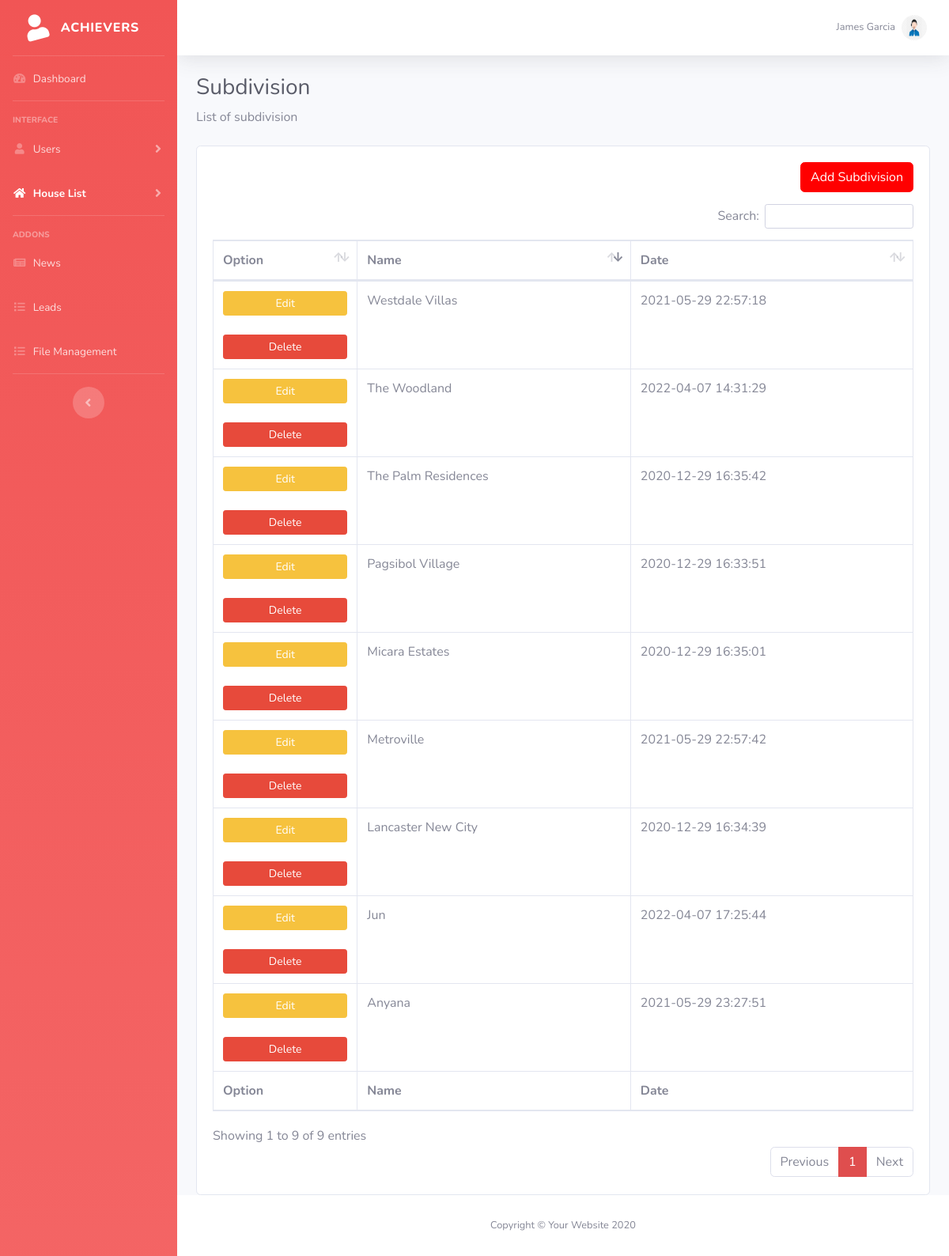
Screenshot of /index.php/admin/subdivision (signed in) with the database file from the repository.
### tables this page shows
CREATE TABLE `subdivision` (
  `sub_id` int(10) NOT NULL,
  `sub_name` longtext NOT NULL,
  `sub_date` datetime NOT NULL
);

### application/controllers/Admin.php (called while the page is built, shortened)
<?php
class Admin extends CI_Controller {
	public function __construct(){
		$this->load->model('file');
	}
	public function subdivision()
	{
		$data = array(
				'title'	=> 'Admin | '.myadmintitle(),
				'page'	=> 'subdivision',
				'subd'	=> get_subdivision(),
		);
		$this->load->view('admin/global/header',$data);
		$this->load->view('admin/global/nav',$data);
		$this->load->view('admin/subdivision',$data);
		$this->load->view('admin/global/footer',$data);
	}
}

### index.php (called while the page is built, shortened)
<?php
require_once BASEPATH.'core/CodeIgniter.php';

### application/helpers/admin_helper.php (called while the page is built, shortened)
<?php
if(!function_exists('mysession_admin')){
	function mysession_admin(){
		$CI =& get_instance();
		return $CI->session->userdata('admin');
	}
}
if(!function_exists('get_admin_data_field')){
	function get_admin_data_field($field){
		$CI =& get_instance();
		$CI->db->select('*');
		$CI->db->from('admin');
		$CI->db->where(array('admin_id'=>mysession_admin()));
		$query = $CI->db->get()->result_array();
		$query = current($query);
		return $query[$field];
	}
}
if(!function_exists('get_subdivision')){
	function get_subdivision(){
		$CI =& get_instance();
		$CI->db->select('*');
		$CI->db->from('subdivision');
		return $query = $CI->db->get()->result_array();
	}
}

### application/views/admin/subdivision.php (the view, shortened to what this page needs)
<div class="container-fluid">
          <h1 class="h3 mb-2 text-gray-800">Subdivision</h1>
          <p class="mb-4">List of subdivision</p>
          <div class="card">
          	<div class="card-body">
              <div class="buttonrightdiv">
          		  <button type="button" class="btn btn-primary" data-toggle="modal" data-target="#addsubname">Add Subdivision</button>
              </div>
              <div class="table-responsive">
                <table class="table table-bordered" id="table_id" width="100%" cellspacing="0">
                  <thead>
                    <tr>
                      <th>Option</th>
                      <th>Name</th>
                      <th>Date</th>
                    </tr>
                  </thead>
                  <tfoot>
                    <tr>
                      <th>Option</th>
                      <th>Name</th>
                      <th>Date</th>
                    </tr>
                  </tfoot>
                  <tbody>
                    <?php
                    foreach($subd as $key => $value){
                    ?>
                    <tr>
                      <td>
                        <button type="button" style="width: 100%;" onclick="edit_sub(`<?php echo $value['sub_id'] ?>`,`<?php echo $value['sub_name'] ?>`)" class="btn btn-warning btn-sm" data-toggle="modal" data-target="#editsubname">Edit</button><br/><br/>
                        <button type="button" style="width: 100%;" onclick="delete_sub(`<?php echo $value['sub_id'] ?>`)" class="btn btn-danger btn-sm">Delete</button></td>
                      <td><?php echo $value['sub_name'] ?></td>
                      <td><?php echo $value['sub_date'] ?></td>
                    </tr>
                    <?php
                	}
                    ?>
                </tbody>
            </table>
            </div>
          </div>
        </div>
</div>

### application/views/admin/global/nav.php (shortened to what this page needs)
<body id="page-top">
  <div id="wrapper">
    <ul class="navbar-nav bg-gradient-primary sidebar sidebar-dark accordion" id="accordionSidebar">
      <a class="sidebar-brand d-flex align-items-center justify-content-center" href="<?=base_url()?>admin">
        <div class="sidebar-brand-icon rotate-n-15">
          <i class="fas fa-user"></i>
        </div>
        <div class="sidebar-brand-text mx-3">Achievers </div>
      </a>
      <hr class="sidebar-divider my-0">
      <li class="nav-item <?=($page =='dashboard')?'active':''?>">
        <a class="nav-link" href="<?=base_url()?>admin">
          <i class="fas fa-fw fa-tachometer-alt"></i>
          <span>Dashboard</span></a>
      </li>
      <hr class="sidebar-divider">
      <div class="sidebar-heading">
        Interface
      </div>
      <li class="nav-item <?=($page == 'users' || $page == 'agents')?'active':'';?>">
        <a class="nav-link collapsed" href="#" data-toggle="collapse" data-target="#collapseTwo" aria-expanded="true" aria-controls="collapseTwo">
          <i class="fas fa-fw fa-user"></i>
          <span>Users</span>
        </a>
      </li>
      <li class="nav-item <?=($page=='addhouse' || $page == 'houselist' || $page=='subdivision' || $page=='sellhouse')?'active':'';?>">
        <a class="nav-link collapsed" href="#" data-toggle="collapse" data-target="#collapseUtilities" aria-expanded="true" aria-controls="collapseUtilities">
          <i class="fas fa-fw fa-home"></i>
          <span>House List</span>
        </a>
      </li>
      <hr class="sidebar-divider">
      <div class="sidebar-heading">
        Addons
      </div>
      <li class="nav-item <?=($page =='news')?'active':''?>">
        <a class="nav-link" href="<?=base_url()?>admin/news">
          <i class="fas fa-fw fa-newspaper"></i>
          <span>News</span></a>
      </li>
      <li class="nav-item <?=($page =='leads')?'active':''?>">
        <a class="nav-link" href="<?=base_url()?>admin/leads">
          <i class="fas fa-fw fa-list"></i>
          <span>Leads</span></a>
      </li>
      <li class="nav-item <?=($page =='file_management')?'active':''?>">
        <a class="nav-link" href="<?=base_url()?>admin/file_management">
          <i class="fas fa-fw fa-list"></i>
          <span>File Management</span></a>
      </li>
      <hr class="sidebar-divider d-none d-md-block">
      <div class="text-center d-none d-md-inline">
        <button class="rounded-circle border-0" id="sidebarToggle"></button>
      </div>
    </ul>
    <div id="content-wrapper" class="d-flex flex-column">
      <div id="content">
        <nav class="navbar navbar-expand navbar-light bg-white topbar mb-4 static-top shadow">
          <ul class="navbar-nav ml-auto">
            <li class="nav-item dropdown no-arrow">
              <a class="nav-link dropdown-toggle" href="#" id="userDropdown" role="button" data-toggle="dropdown" aria-haspopup="true" aria-expanded="false">
                <span class="mr-2 d-none d-lg-inline text-gray-600 small"><?=get_admin_data_field('fname')?> <?=get_admin_data_field('mname')?> <?=get_admin_data_field('lname')?> </span>
                <img class="img-profile rounded-circle" src="<?=base_url()?>assets/image/agent.png">
              </a>
            </li>
          </ul>
        </nav>

### assets/files/admin.css (style rules this page uses)
.buttonrightdiv { text-align: right; width: 100%; margin-bottom: 15px; }

### rows the page displays
subdivision: sub_name "Pagsibol Village", sub_date "2020-12-29 16:33:51"
subdivision: sub_name "Lancaster New City", sub_date "2020-12-29 16:34:39"
subdivision: sub_name "Micara Estates", sub_date "2020-12-29 16:35:01"
subdivision: sub_name "The Palm Residences", sub_date "2020-12-29 16:35:42"
subdivision: sub_name "Westdale Villas", sub_date "2021-05-29 22:57:18"
subdivision: sub_name "Metroville", sub_date "2021-05-29 22:57:42"
subdivision: sub_name "Anyana", sub_date "2021-05-29 23:27:51"
subdivision: sub_name "The Woodland", sub_date "2022-04-07 14:31:29"
subdivision: sub_name "Jun", sub_date "2022-04-07 17:25:44"

### other values shown
get_admin_data_field('fname') "James"
get_admin_data_field('lname') "Garcia"
